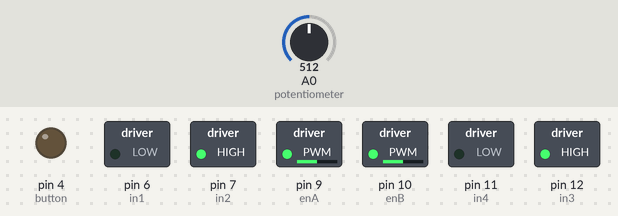
Bench run of a sketch on a simulated Arduino Uno, built with avr-gcc and run on an emulated ATmega328P. Parts: switched loads named in the sketch (green lamp = pin HIGH), output pins drawn as LEDs (lit = HIGH). The test bench sets the inputs (shaded band); at power-on: A0 (potentiometer) = 512.

Above: at 1.2 s.
1.3 s: A0 (potentiometer) set to 716
At 2.5 s:
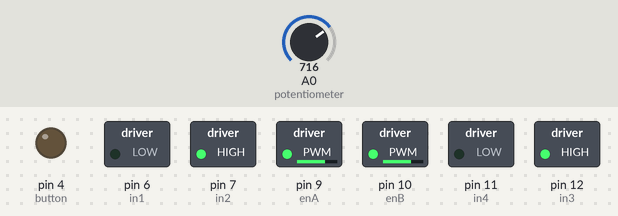
2.8 s: A0 (potentiometer) set to 900
At 3.6 s:
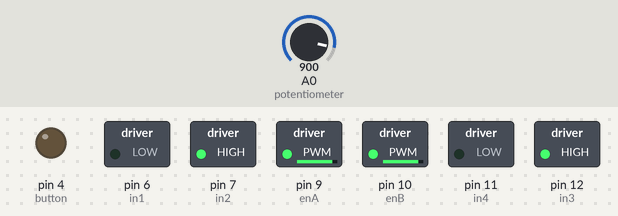
4.3 s: A0 (potentiometer) set to 122
At 5.5 s:
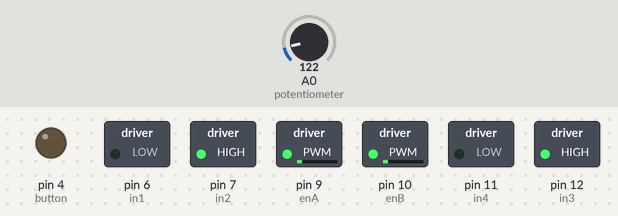
5.8 s: A0 (potentiometer) set to 0
At 6.1 s:
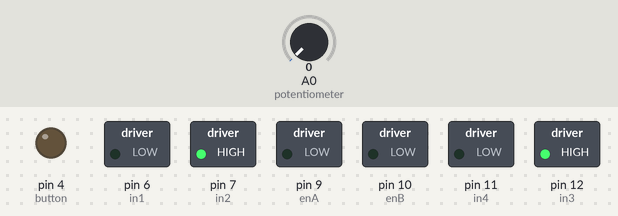
7.3 s: A0 (potentiometer) set to 511
At 8.3 s:
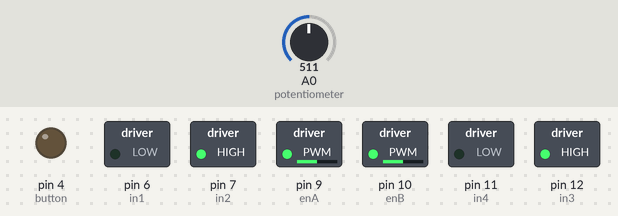
Timing chart, 0 to 9.8 s (numbered marks = the images above; inputs shaded):
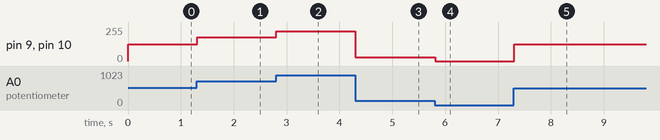

Measured:
- after the input at 1.3 s, pin 9 (enA), pin 10 (enB): 127/255 → 178/255 at once
- after the input at 2.8 s, pin 9 (enA), pin 10 (enB): 178/255 → 224/255 at once
- after the input at 4.3 s, pin 9 (enA), pin 10 (enB): 224/255 → 30/255 at once
- after the input at 5.8 s, pin 9 (enA), pin 10 (enB): 30/255 → 0/255 at once
- after the input at 7.3 s, pin 9 (enA), pin 10 (enB): 0/255 → 127/255 at once

The sketch:

L298N_DC_Motor_Control_Two_Motors.ino
```cpp
//Arduino Two Motor Control with Potentiometer and a Button

#define enA 9
#define enB 10
#define in1 6
#define in2 7
#define in3 12
#define in4 11
#define button 4

int rotDirection = 0;
int pressed = false;

void setup(){
  pinMode(enA, OUTPUT);
  pinMode(enB, OUTPUT);
  pinMode(in1, OUTPUT);
  pinMode(in2, OUTPUT);
  pinMode(in3, OUTPUT);
  pinMode(in4, OUTPUT);
  pinMode(button, OUTPUT);
  //Set initial rotation direction (changing these will result to a different direction rotation
  digitalWrite(in1, LOW);
  digitalWrite(in2, HIGH);
  digitalWrite(in3, HIGH);
  digitalWrite(in4, LOW);
}
void loop(){
  int potValue = analogRead(A0); //Read potentiometer value
  int pwmOutput = map(potValue, 0, 1023, 0, 255); //map the potentiometer
                                                  //value from 0 to 255
  analogWrite(enA, pwmOutput); //Send PWM signal to L298N Enable pin
  analogWrite(enB, pwmOutput);
  //Read button - Debounce
  if (digitalRead(button) == true){
    pressed = !pressed;
  }
  while (digitalRead(button) == true);
  delay(20);

  if(pressed == true & rotDirection ==0){
    digitalWrite(in1, HIGH);
    digitalWrite(in2, LOW);
    digitalWrite(in3, LOW);
    digitalWrite(in4, HIGH);
    rotDirection = 1;
    delay(20);
  }
  //If button is pressed - changed rotation direction
  if (pressed == false & rotDirection == 1){
    digitalWrite(in1, LOW);
    digitalWrite(in2, HIGH);
    digitalWrite(in3, HIGH);
    digitalWrite(in4, LOW);
    rotDirection = 0;
    delay(20);
  }
}
```
